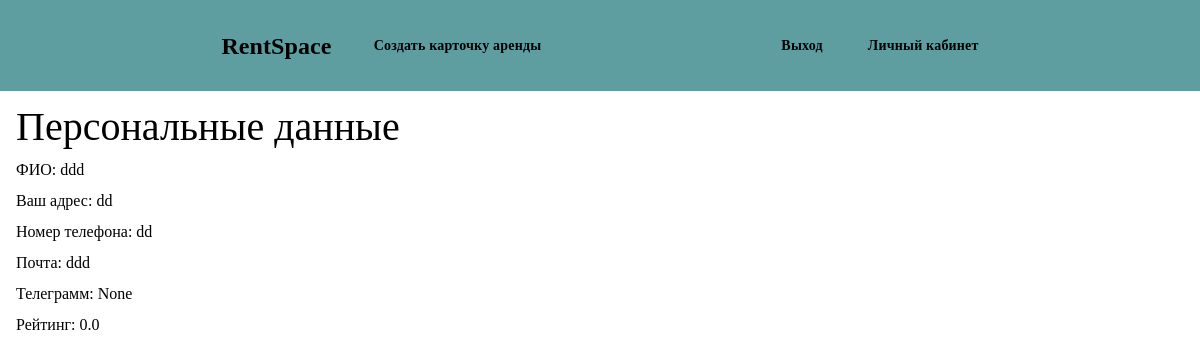
/user (signed in), run on the app's committed database.
### model.py (models this page shows)
class Users(Base):
    __tablename__ = 'users'
    user_id = mapped_column(Integer, primary_key=True)
    fio = mapped_column(Text)
    address = mapped_column(Text)
    mail = mapped_column(Text)
    phone_number = mapped_column(Text)
    password = mapped_column(Text)
    rating = mapped_column(Float)
    uuid = mapped_column(Text)
    telegram = mapped_column(Text)
    student_id = mapped_column(Text)
    rent: Mapped[List['Rent']] = relationship('Rent', uselist=True, back_populates='user')
    chat: Mapped[List['Chat']] = relationship('Chat', uselist=True, back_populates='user')

### main.py (the view)
@app.get("/user")
def user_get(request: Request,
             session: Annotated[Session, Depends(db_helper.get_db)]):
    user = check_token(session, request.cookies.get("token"))
    if user is None:
        return RedirectResponse(url="/login", status_code=status.HTTP_303_SEE_OTHER)
    flag = 1
    if user is None:
        flag = 0
    return templates.TemplateResponse("user.html", {"request": request, "user": user, "flag": flag})

### static/templates/user.html (shortened to what this page needs)
<!DOCTYPE html>
<html lang="en">
<head>
    <link rel="stylesheet" type="text/css" href="static/css/font.css">
    <link rel="stylesheet" type="text/css" href="static/css/reset.css">
    <link rel="stylesheet" type="text/css" href="static/css/header.css">
    <link rel="stylesheet" type="text/css" href="static/css/user.css">
</head>
<body>
    <div class="section-start-top">
        <div  class="section-start-top-brand">
            <a href="/" class="section-start-top-brand__name">RentSpace</a>
        </div>
        <div class="section-start-top-options">
            <div class="section-start-top-options-pages">
                <a href="/rentcreate" class="section-start-top-options-pages__text">Создать карточку аренды</a>
            </div>
            <div class="section-start-top-options-login">
                {% if flag == 1 %}
                  <a href="/logout" class="section-start-top-options-pages__text">Выход</a>
                  <a href="/user" class="section-start-top-options-login__text">Личный кабинет</a>
                {% else %}
                  <a href="/login" class="section-start-top-options-pages__text">Вход</a>
                  <a href="/register" class="section-start-top-options-pages__text">Регистрация</a>
                {% endif %}
            </div>
        </div>
    </div>
    <div class="container">
        <h1>Персональные данные</h1>
        <label><b>ФИО: {{user.fio}}</b></label>
        <label><b>Ваш адрес: {{user.address}}</b></label>
        <label><b>Номер телефона: {{user.phone_number}}</b></label>
        <label><b>Почта: {{user.mail}}</b></label>
        <label><b>Телеграмм: {{user.telegram}}</b></label>
        <label><b>Рейтинг: {{user.rating}}</b></label>
    </div>
</body>
</html>

### static/css/header.css (style rules this page uses)
body { font-family: Montserrat; }
.section-start-top { background-color: #5F9EA0; display: flex; height: 91px; justify-content: center; align-items: center; flex-shrink: 0; }
.section-start-top-brand { display: inline-flex ; padding: 13px 42px 13px 0px; align-items: center; }
.section-start-top-brand__name { color: inherit; text-decoration: none; font-family: Montserrat; font-size: 24px; font-style: normal; font-weight: 700; line-height: 32px; letter-spacing: 0.1px; }
.section-start-top-options { display: inline-flex; padding: 3px 0px; justify-content: center; align-items: center; gap: 240px; }
.section-start-top-options-pages { display: flex; align-items: center; gap: 21px; }
.section-start-top-options-login { display: flex; align-items: center; gap: 45px; }
.section-start-top-options-pages__text, .section-start-top-options-login__text, .section-start-top-options-login__member-text { color: inherit; text-decoration: none; text-align: center; font-family: Montserrat; font-size: 14px; font-style: normal; font-weight: 700; line-height: 24px; letter-spacing: 0.2px; }

### static/css/user.css (style rules this page uses)
.container { padding: 16px; display: flex; gap: 15px; flex-direction: column; }
h1 { font-size: 40px; }

### data on the page
Users: fio "ddd", address "dd", phone_number "dd", mail "ddd", telegram "None", rating "0.0"
